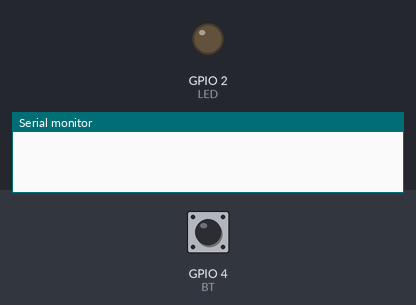
A program run on a simulated ESP32. On the bench: output pins drawn as LEDs (lit = HIGH), the last lines printed to the serial monitor. The test bench sets the inputs (shaded band); at power-on: GPIO 4 (BT) HIGH.

Above: at 1.2 s.
1.3 s: GPIO 4 (BT) pulled LOW for 0.15 s
At 2.5 s:
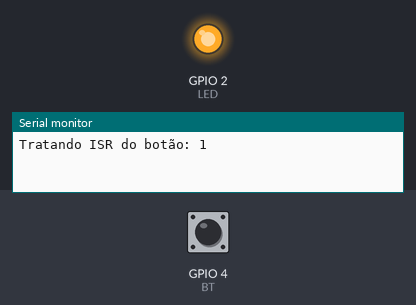
2.9 s: GPIO 4 (BT) pulled LOW for 1 s
At 4.1 s:
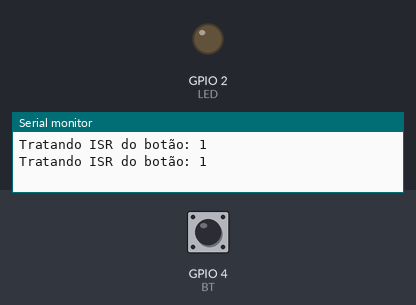
5.4 s: GPIO 4 (BT) pulled LOW for 3.2 s
At 5.7 s:
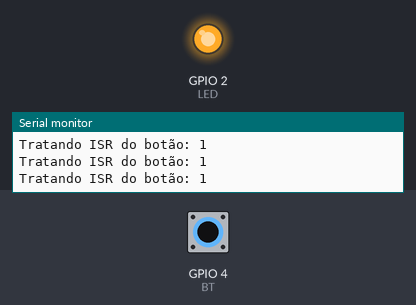
Timing chart, 0 to 8.4 s (numbered marks = the images above; inputs shaded):
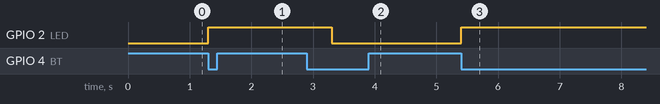

Measured:
- after the input at 1.3 s, GPIO 2 (LED): LOW → HIGH at once
- after the input at 2.9 s, GPIO 2 (LED): HIGH → LOW after 0.40 s
- after the input at 5.4 s, GPIO 2 (LED): LOW → HIGH at once

The program:

main.cpp
```cpp
/*********************************************************
* Exemplo para demonstrar po uso de task Notification de
* uma ISR para uma task
* Por: Flávio Sanches
* Data: 01/2026
***************************************/

/*Biblioteca do Arduino*/
#include <Arduino.h>

/*Biblioteca do FreeRTOS*/
#include <freertos/FreeRTOS.h>
#include <freertos/task.h>

#define LED 2
#define BT 4

TaskHandle_t xTaskTrataBTHandle;

void vTaskTrataBT(void *pvParameters);

void callbackBT(){
  BaseType_t xHigherPriorityTaskWoken = pdFALSE;

  // Passamos o endereço da variável (&xHigherPriorityTaskWoken)
  vTaskNotifyGiveFromISR(xTaskTrataBTHandle, &xHigherPriorityTaskWoken);

  // Se a task acordada tiver prioridade maior, solicita a troca de contexto
  if(xHigherPriorityTaskWoken == pdTRUE) {
    portYIELD_FROM_ISR();
  }
}

void setup(){
  Serial.begin(9600);
  pinMode(LED, OUTPUT);
  pinMode(BT, INPUT_PULLUP);
  attachInterrupt(digitalPinToInterrupt(BT),callbackBT,FALLING);
  xTaskCreate(vTaskTrataBT, "TaskBT", configMINIMAL_STACK_SIZE, NULL, 1, &xTaskTrataBTHandle);
}

void loop(){
  vTaskDelay(pdMS_TO_TICKS(1000));
}

void vTaskTrataBT(void *pvParameters){
  uint32_t quantidade = 0;

  while(1)
  {
    quantidade = ulTaskNotifyTake(pdFALSE, portMAX_DELAY);
    Serial.println("Tratando ISR do botão: " + String(quantidade));
    digitalWrite(LED, !digitalRead(LED));
    delay(2000);
  }
}
```
